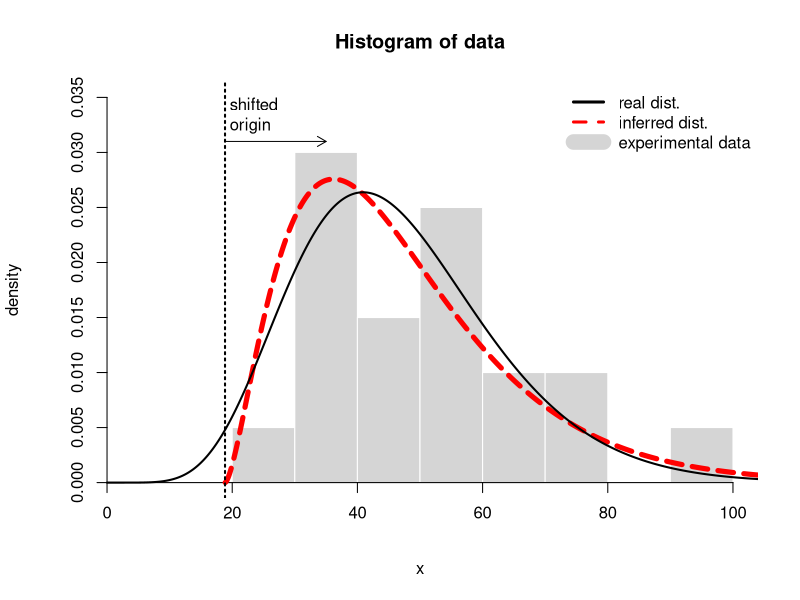

Reproduce this figure in R.
require(viridis);

mycolors = c(
	"#000000FF",
	"#FF0000FF",
	3,
	"#0000FFFF",
	"#00FFFFFF",
	"#FF00FFFF",
	"#FFFF00FF",
	"#999999FF"
);

mylwd = c(2, 5);
mylty = function(idx){
	l = list(1, "32");
	l[[idx]];
}

graphics.off();
scale=0.6;
dev.new(width=scale*12, height=scale*8);

realParams = c(8.243800, 5.647846);

mydist = function(x, shape, scale){
	dgamma(x - 6*pi, shape=shape, scale=scale);
}

x = seq(0, 400, length=5000);

# Now we find the closest gamma near that function
difference = function(params){
	slice = x[x > 6.0*pi];
	#print(log(mydist(slice, shape=params[1], scale=params[2])) * dgamma(slice, shape=realParams[1], scale=realParams[2]));
	#print(params);
	#print(-sum(log(mydist(slice, shape=params[1], scale=params[2])) * dgamma(slice, shape=realParams[1], scale=realParams[2])));
	-sum(log(mydist(slice, shape=params[1], scale=params[2])) * dgamma(slice, shape=realParams[1], scale=realParams[2]));
}

params = optim(c(3, 9), difference, method="L-BFGS", lower=c(1e-3, 1e-3))$par;
print(params);
#params =  # What the above optimization finds

#data = rgamma(n=20, shape=params[1], scale=params[2]);
#print(data);
data = c(45.42578,37.14454,31.91805,78.38157,51.13203,76.95387,34.06098,34.73172,26.69495,67.43486,98.01783,61.88397,41.99400,34.95689,51.49814,56.23078,55.54928,44.69236,36.25360,59.33179)

# Histogram
hist(data, freq=FALSE, border=F, col="#A0A0A070", xlab="x", ylab="density", xlim=c(0, 100), ylim=c(0, 0.035), axes=FALSE);
axis(1, pos=0);
axis(2, pos=0);

# Inferred dist
lines(x[x>6*pi], mydist(x[x>6*pi], params[1], params[2]), type="l", lwd=mylwd[2], col=mycolors[2], lty=mylty(2));
abline(v=6*pi, col=1, lwd=2, lty="12");

# Real dist
lines(x, dgamma(x, shape=realParams[1], scale=realParams[2]) / pgamma(6*pi, shape=realParams[1], scale=realParams[2], lower.tail=FALSE), lwd=mylwd[1], lty=mylty(1), col=mycolors[1]);
#lines(x, dgamma(x, shape=realParams[1], scale=realParams[2]), lwd=mylwd[1], lty=mylty(1), col=mycolors[3]);

legend("topright", c("real dist.", "inferred dist.", "experimental data"), col=c(mycolors[1:2], "#A0A0A070"), lty=c(1:2, 1), lwd=c(3, 3, 15), box.lwd=0);

text(18, 0.033, "shifted\norigin", pos=4);
arrows(19, 0.031, 35, 0.031, length=0.1);

savePlot("formulation-fig1.png");
